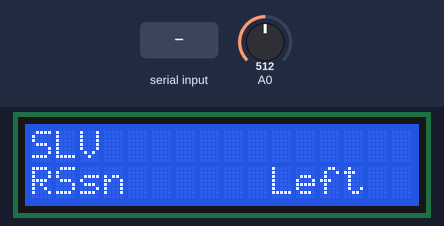
This sketch was run on a simulated Arduino Uno, built with avr-gcc and run on an emulated ATmega328P. On the bench: 16×2 character LCD. The inputs (shaded band) are chosen by the test bench; at power-on: A0 = 512.

Above: at 1.2 s.
1.3 s: A0 set to 610
At 2.0 s:
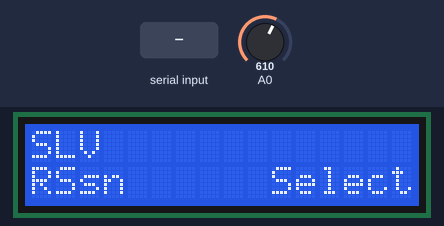
2.8 s: "1" received over the second serial link
At 4.9 s:
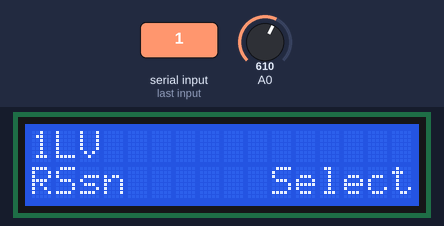
5.2 s: A0 set to 590
At 6.1 s:
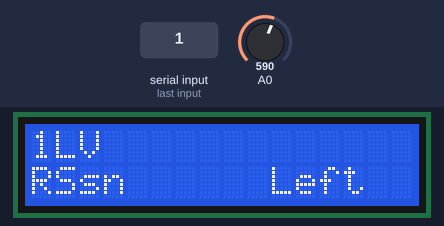
6.7 s: A0 set to 390
At 7.3 s:
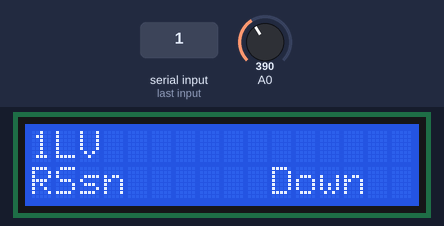
8.2 s: A0 set to 190
At 9.4 s:
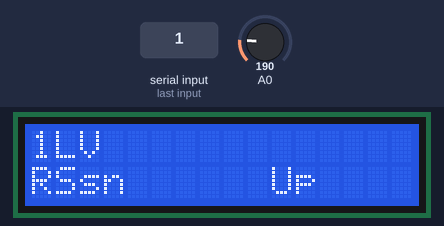
9.7 s: A0 set to 50
At 10.8 s:
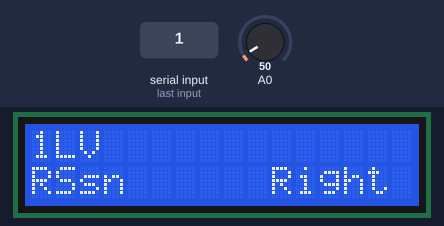
Timing chart, 0 to 12.2 s (numbered marks = the images above; inputs shaded):
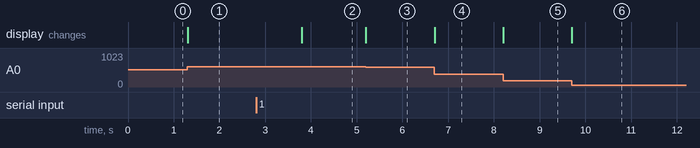

Measured:
- after the input at 1.3 s, the display: changes at once (image 1)
- after the input at 2.8 s, the display: changes after 1.0 s (image 2)
- after the input at 5.2 s, the display: changes at once (image 3)
- after the input at 6.7 s, the display: changes at once (image 4)
- after the input at 8.2 s, the display: changes at once (image 5)
- after the input at 9.7 s, the display: changes at once (image 6)

The sketch:

uno_lcdk_t1.ino
```cpp
#include <LiquidCrystal.h>
#include <SoftwareSerial.h>

#define _EN_SW_SER 1
//使用到的PIN腳
const int pin_RS = 8;
const int pin_EN = 9;
const int pin_D4 = 4;
const int pin_D5 = 5;
const int pin_D6 = 6;
const int pin_D7 = 7;

const byte rxPin = 2;
const byte txPin = 3;
//填入正確的PIN腳，建立LCD物件
LiquidCrystal lcd( pin_RS,  pin_EN,  pin_D4,  pin_D5,  pin_D6,  pin_D7);
//
String incomingStr; // for incoming serial2 String
SoftwareSerial mySerial = SoftwareSerial(rxPin,txPin);

void setup() {
 lcd.begin(16, 2);
 lcd.setCursor(0,0);
 lcd.print("SLV");
 lcd.setCursor(0,1);
 lcd.print("RSsn");
 #ifdef _EN_SER0
  Serial.begin(115200);
  Serial.println("UROK");
#endif
#ifdef _EN_SW_SER
  pinMode(rxPin,INPUT);
  pinMode(txPin,OUTPUT);
  mySerial.begin(9600);
#endif
}

void loop() {
  int x;
  x = analogRead (0);  //讀取A0的值

  lcd.setCursor(10,1); //把游標移到第2行第11個字

 //依A0的值，去判斷是哪個鍵被按下了
 if (x < 60) {
  lcd.print ("Right ");
 }
 else if (x < 200) {
  lcd.print ("Up    ");
 }
 else if (x < 400){
  lcd.print ("Down  ");
 }
 else if (x < 600){
  lcd.print ("Left  ");
 }
 else if (x < 800){
  lcd.print ("Select");
 }
  #ifdef _EN_SER0
   if (Serial.available() > 0) {
        // read the incoming byte:
        incomingStr =  Serial.readString();// read the incoming data as string
        lcd.setCursor(0,0);
        lcd.print(incomingStr);
        // say what you got:
        //Serial.print("ESP32-S received: ");
        //Serial.println(incomingStr);
        //printStr = printStr + incomingStr + "<br>";
      }
 #endif
 #ifdef _EN_SW_SER
   if(mySerial.available()>0)
   {
     incomingStr =  mySerial.readString();// read the incoming data as string
     lcd.setCursor(0,0);
     lcd.print(incomingStr);
   }
#endif
} 
```
